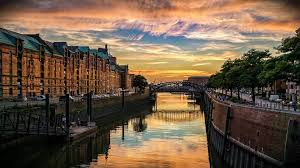
#> input picture 1 Parcial/Practica3/Procesamiento de Imagenesdave/Practicas/ima1.jpg, 300 x 168 px
$ python Convolucion2.py
#> lines starting #> are read from the running program, lines starting #| are printed output that depends on the picture
import matplotlib.pyplot as plt
import pylab
import cv2
import numpy as np

img = plt.imread ("ima1.jpg") #Lea la imagen aquí
#> img is the input picture: shape (168, 300, 3); mean R, G, B 111, 89.9, 69.9

plt.imshow (img) # Muestra la imagen leída
pylab.show()

fil = np.array ([[1, 0, -1], # Este es el filtro establecido, que es el núcleo de convolución
                [ 2, 0, -2],
                [  1, 0, -1]])

res = cv2.filter2D (img, -1, fil) #Utilice la función de convolución de opencv
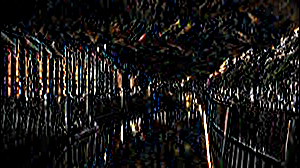
#> res: shape (168, 300, 3); mean R, G, B 26.5, 24.6, 23.4

plt.imshow (res) #Muestra la imagen después de la convolución
plt.imsave("res.jpg",res)
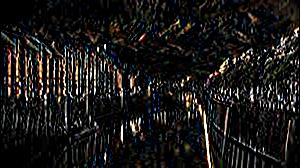
#> saved as res.jpg: shape (168, 300, 3); mean R, G, B 27.8, 25.8, 25.2
pylab.show()

$ run again, with 1 Parcial/Practica3/Procesamiento de Imagenesdave/Practicas/ima2.jpg copied over 1 Parcial/Practica3/Procesamiento de Imagenesdave/Practicas/ima1.jpg
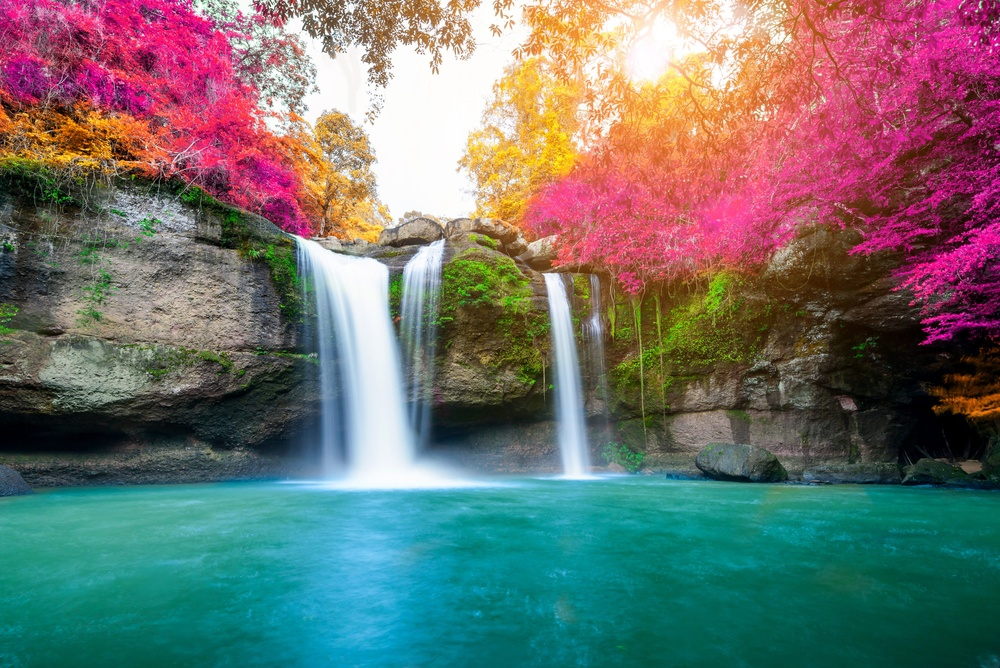
#> input picture 1 Parcial/Practica3/Procesamiento de Imagenesdave/Practicas/ima2.jpg, 1000 x 668 px, shrunk from 2560 x 1709 before the run
#> img is the input picture: shape (668, 1000, 3); mean R, G, B 110.6, 113.8, 109.4
#> `res = cv2.filter2D (img, -1, fil)`:
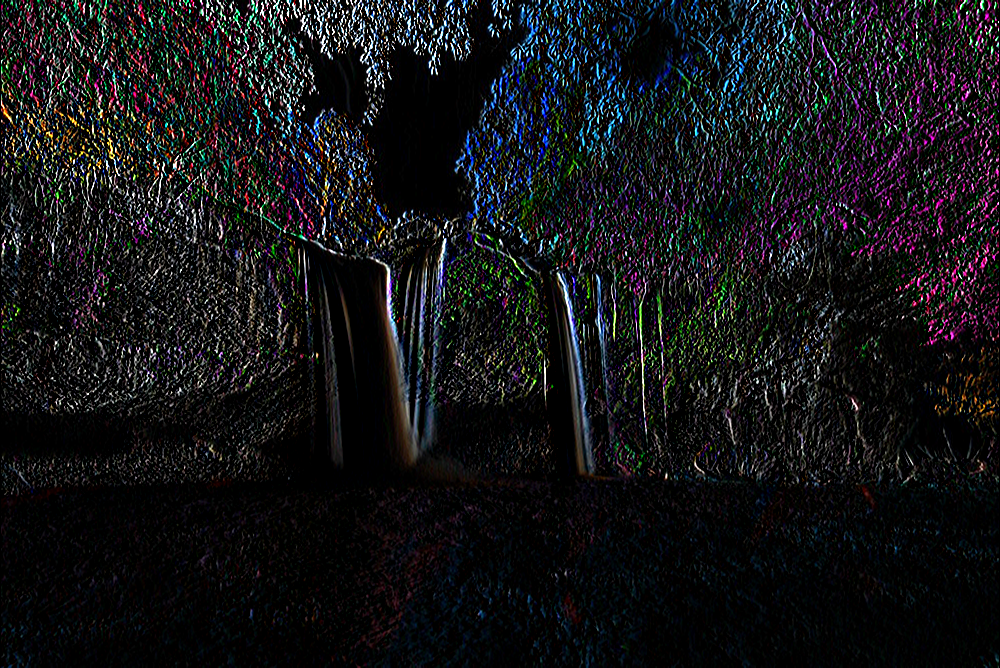
#> res: shape (668, 1000, 3); mean R, G, B 20.5, 21, 22.9

$ run again, with 1 Parcial/Practica3/Procesamiento de Imagenesdave/Practicas/ima4.jpg copied over 1 Parcial/Practica3/Procesamiento de Imagenesdave/Practicas/ima1.jpg
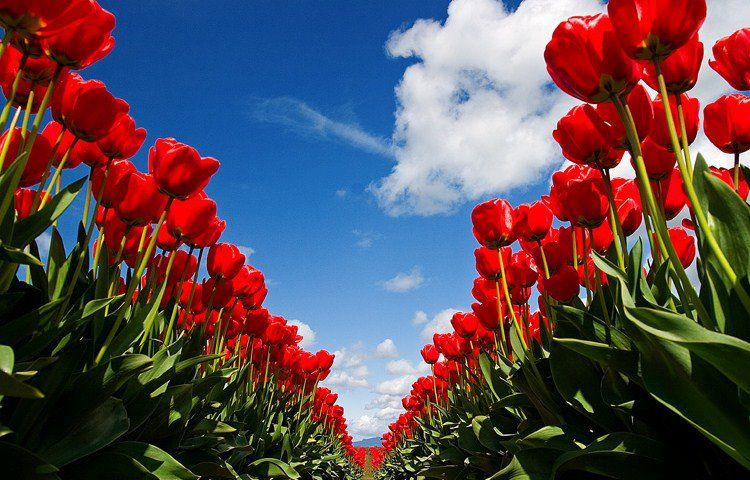
#> input picture 1 Parcial/Practica3/Procesamiento de Imagenesdave/Practicas/ima4.jpg, 750 x 480 px
#> img is the input picture: shape (480, 750, 3); mean R, G, B 92.7, 74.7, 81.8
#> `res = cv2.filter2D (img, -1, fil)`:
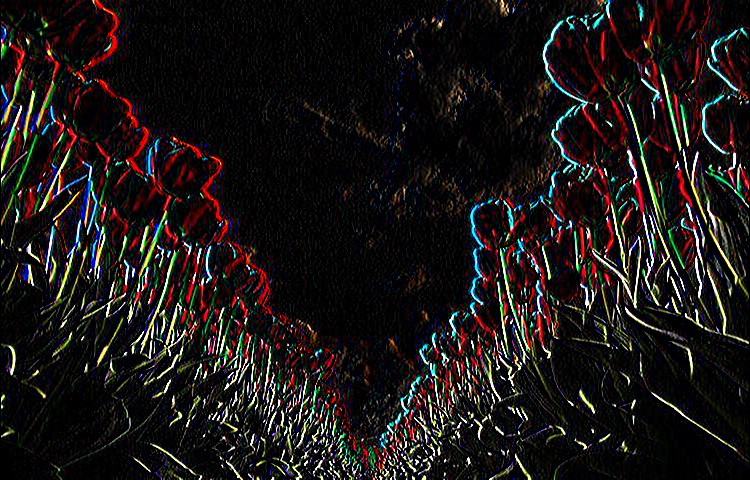
#> res: shape (480, 750, 3); mean R, G, B 26.3, 22.2, 20.4
#> `plt.imsave("res.jpg",res)`:
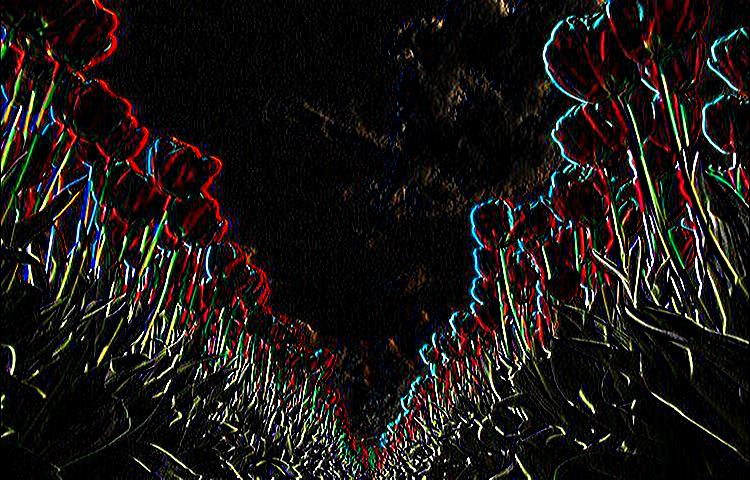
#> saved as res.jpg: shape (480, 750, 3); mean R, G, B 27.8, 23.3, 22.3
